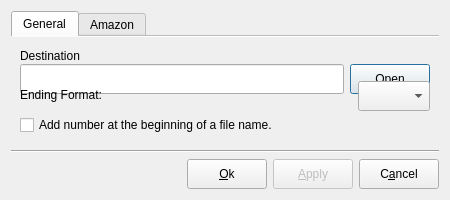
<?xml version="1.0" encoding="UTF-8"?>
<ui version="4.0">
 <class>SettingsDialog</class>
 <widget class="QDialog" name="SettingsDialog">
  <property name="geometry">
   <rect>
    <x>0</x>
    <y>0</y>
    <width>450</width>
    <height>200</height>
   </rect>
  </property>
  <property name="minimumSize">
   <size>
    <width>450</width>
    <height>200</height>
   </size>
  </property>
  <property name="windowTitle">
   <string>Settings</string>
  </property>
  <layout class="QGridLayout" name="gridLayout">
   <item row="0" column="0">
    <layout class="QVBoxLayout" name="verticalLayout_6">
     <item>
      <widget class="QTabWidget" name="tabWidget">
       <property name="tabShape">
        <enum>QTabWidget::Rounded</enum>
       </property>
       <property name="currentIndex">
        <number>0</number>
       </property>
       <property name="elideMode">
        <enum>Qt::ElideNone</enum>
       </property>
       <property name="documentMode">
        <bool>true</bool>
       </property>
       <widget class="QWidget" name="tabGeneral">
        <attribute name="title">
         <string>General</string>
        </attribute>
        <layout class="QGridLayout" name="gridLayout_3">
         <item row="0" column="0">
          <layout class="QVBoxLayout" name="verticalLayout_2">
           <item>
            <layout class="QVBoxLayout" name="verticalLayout">
             <item>
              <widget class="QLabel" name="label">
               <property name="minimumSize">
                <size>
                 <width>0</width>
                 <height>20</height>
                </size>
               </property>
               <property name="maximumSize">
                <size>
                 <width>16777215</width>
                 <height>20</height>
                </size>
               </property>
               <property name="text">
                <string>Destination</string>
               </property>
              </widget>
             </item>
             <item>
              <layout class="QHBoxLayout" name="horizontalLayout_2">
               <item>
                <widget class="QLineEdit" name="lineEditDestination">
                 <property name="enabled">
                  <bool>true</bool>
                 </property>
                 <property name="minimumSize">
                  <size>
                   <width>0</width>
                   <height>30</height>
                  </size>
                 </property>
                 <property name="readOnly">
                  <bool>true</bool>
                 </property>
                </widget>
               </item>
               <item>
                <widget class="QPushButton" name="buttonOpenDestination">
                 <property name="enabled">
                  <bool>true</bool>
                 </property>
                 <property name="minimumSize">
                  <size>
                   <width>0</width>
                   <height>30</height>
                  </size>
                 </property>
                 <property name="text">
                  <string>Open</string>
                 </property>
                </widget>
               </item>
              </layout>
             </item>
            </layout>
           </item>
           <item>
            <layout class="QHBoxLayout" name="horizontalLayout">
             <item>
              <widget class="QLabel" name="label_2">
               <property name="minimumSize">
                <size>
                 <width>0</width>
                 <height>20</height>
                </size>
               </property>
               <property name="maximumSize">
                <size>
                 <width>16777215</width>
                 <height>20</height>
                </size>
               </property>
               <property name="text">
                <string>Ending Format:</string>
               </property>
              </widget>
             </item>
             <item>
              <spacer name="horizontalSpacer">
               <property name="orientation">
                <enum>Qt::Horizontal</enum>
               </property>
               <property name="sizeHint" stdset="0">
                <size>
                 <width>40</width>
                 <height>20</height>
                </size>
               </property>
              </spacer>
             </item>
             <item>
              <widget class="QComboBox" name="comboBoxFormat">
               <property name="minimumSize">
                <size>
                 <width>0</width>
                 <height>30</height>
                </size>
               </property>
              </widget>
             </item>
            </layout>
           </item>
           <item>
            <widget class="QCheckBox" name="checkBoxNumberPrefix">
             <property name="text">
              <string>Add number at the beginning of a file name.</string>
             </property>
            </widget>
           </item>
           <item>
            <spacer name="verticalSpacer">
             <property name="orientation">
              <enum>Qt::Vertical</enum>
             </property>
             <property name="sizeHint" stdset="0">
              <size>
               <width>20</width>
               <height>40</height>
              </size>
             </property>
            </spacer>
           </item>
          </layout>
         </item>
        </layout>
       </widget>
       <widget class="QWidget" name="tab">
        <attribute name="title">
         <string>Amazon</string>
        </attribute>
        <layout class="QGridLayout" name="gridLayout_2">
         <item row="0" column="0">
          <layout class="QVBoxLayout" name="verticalLayout_7">
           <item>
            <widget class="QLabel" name="label_3">
             <property name="minimumSize">
              <size>
               <width>0</width>
               <height>20</height>
              </size>
             </property>
             <property name="text">
              <string>The amazon web page the actions should relate to:</string>
             </property>
            </widget>
           </item>
           <item>
            <layout class="QHBoxLayout" name="horizontalLayout_4">
             <item>
              <widget class="QLabel" name="label_4">
               <property name="minimumSize">
                <size>
                 <width>0</width>
                 <height>20</height>
                </size>
               </property>
               <property name="text">
                <string>http://www.Amazon.</string>
               </property>
              </widget>
             </item>
             <item>
              <widget class="QComboBox" name="comboBoxAmazonUrl">
               <property name="minimumSize">
                <size>
                 <width>0</width>
                 <height>30</height>
                </size>
               </property>
              </widget>
             </item>
             <item>
              <spacer name="horizontalSpacer_3">
               <property name="orientation">
                <enum>Qt::Horizontal</enum>
               </property>
               <property name="sizeHint" stdset="0">
                <size>
                 <width>40</width>
                 <height>20</height>
                </size>
               </property>
              </spacer>
             </item>
            </layout>
           </item>
          </layout>
         </item>
         <item row="1" column="0">
          <spacer name="verticalSpacer_2">
           <property name="orientation">
            <enum>Qt::Vertical</enum>
           </property>
           <property name="sizeHint" stdset="0">
            <size>
             <width>20</width>
             <height>40</height>
            </size>
           </property>
          </spacer>
         </item>
        </layout>
       </widget>
      </widget>
     </item>
     <item>
      <layout class="QVBoxLayout" name="verticalLayout_3">
       <item>
        <widget class="Line" name="line">
         <property name="orientation">
          <enum>Qt::Horizontal</enum>
         </property>
        </widget>
       </item>
       <item>
        <layout class="QHBoxLayout" name="horizontalLayout_3">
         <item>
          <spacer name="horizontalSpacer_2">
           <property name="orientation">
            <enum>Qt::Horizontal</enum>
           </property>
           <property name="sizeHint" stdset="0">
            <size>
             <width>40</width>
             <height>20</height>
            </size>
           </property>
          </spacer>
         </item>
         <item>
          <widget class="QPushButton" name="buttonOk">
           <property name="enabled">
            <bool>true</bool>
           </property>
           <property name="minimumSize">
            <size>
             <width>0</width>
             <height>30</height>
            </size>
           </property>
           <property name="text">
            <string>&amp;Ok</string>
           </property>
          </widget>
         </item>
         <item>
          <widget class="QPushButton" name="buttonApply">
           <property name="enabled">
            <bool>false</bool>
           </property>
           <property name="minimumSize">
            <size>
             <width>0</width>
             <height>30</height>
            </size>
           </property>
           <property name="text">
            <string>&amp;Apply</string>
           </property>
          </widget>
         </item>
         <item>
          <widget class="QPushButton" name="buttonCancel">
           <property name="enabled">
            <bool>true</bool>
           </property>
           <property name="minimumSize">
            <size>
             <width>0</width>
             <height>30</height>
            </size>
           </property>
           <property name="text">
            <string>C&amp;ancel</string>
           </property>
          </widget>
         </item>
        </layout>
       </item>
      </layout>
     </item>
    </layout>
   </item>
  </layout>
 </widget>
 <resources/>
 <connections>
  <connection>
   <sender>buttonApply</sender>
   <signal>clicked()</signal>
   <receiver>SettingsDialog</receiver>
   <slot>apply()</slot>
   <hints>
    <hint type="sourcelabel">
     <x>340</x>
     <y>277</y>
    </hint>
    <hint type="destinationlabel">
     <x>224</x>
     <y>149</y>
    </hint>
   </hints>
  </connection>
  <connection>
   <sender>buttonCancel</sender>
   <signal>clicked()</signal>
   <receiver>SettingsDialog</receiver>
   <slot>close()</slot>
   <hints>
    <hint type="sourcelabel">
     <x>408</x>
     <y>277</y>
    </hint>
    <hint type="destinationlabel">
     <x>224</x>
     <y>149</y>
    </hint>
   </hints>
  </connection>
  <connection>
   <sender>buttonOk</sender>
   <signal>clicked()</signal>
   <receiver>SettingsDialog</receiver>
   <slot>ok()</slot>
   <hints>
    <hint type="sourcelabel">
     <x>284</x>
     <y>277</y>
    </hint>
    <hint type="destinationlabel">
     <x>224</x>
     <y>149</y>
    </hint>
   </hints>
  </connection>
  <connection>
   <sender>comboBoxFormat</sender>
   <signal>activated(QString)</signal>
   <receiver>SettingsDialog</receiver>
   <slot>updateButtons()</slot>
   <hints>
    <hint type="sourcelabel">
     <x>398</x>
     <y>112</y>
    </hint>
    <hint type="destinationlabel">
     <x>224</x>
     <y>149</y>
    </hint>
   </hints>
  </connection>
  <connection>
   <sender>buttonOpenDestination</sender>
   <signal>clicked()</signal>
   <receiver>SettingsDialog</receiver>
   <slot>openDestination()</slot>
   <hints>
    <hint type="sourcelabel">
     <x>407</x>
     <y>75</y>
    </hint>
    <hint type="destinationlabel">
     <x>224</x>
     <y>149</y>
    </hint>
   </hints>
  </connection>
  <connection>
   <sender>lineEditDestination</sender>
   <signal>textChanged(QString)</signal>
   <receiver>SettingsDialog</receiver>
   <slot>updateButtons()</slot>
   <hints>
    <hint type="sourcelabel">
     <x>193</x>
     <y>75</y>
    </hint>
    <hint type="destinationlabel">
     <x>224</x>
     <y>149</y>
    </hint>
   </hints>
  </connection>
  <connection>
   <sender>comboBoxAmazonUrl</sender>
   <signal>activated(QString)</signal>
   <receiver>SettingsDialog</receiver>
   <slot>updateButtons()</slot>
   <hints>
    <hint type="sourcelabel">
     <x>173</x>
     <y>73</y>
    </hint>
    <hint type="destinationlabel">
     <x>224</x>
     <y>99</y>
    </hint>
   </hints>
  </connection>
 </connections>
 <slots>
  <slot>openDestination()</slot>
  <slot>updateButtons()</slot>
  <slot>apply()</slot>
  <slot>ok()</slot>
 </slots>
</ui>
